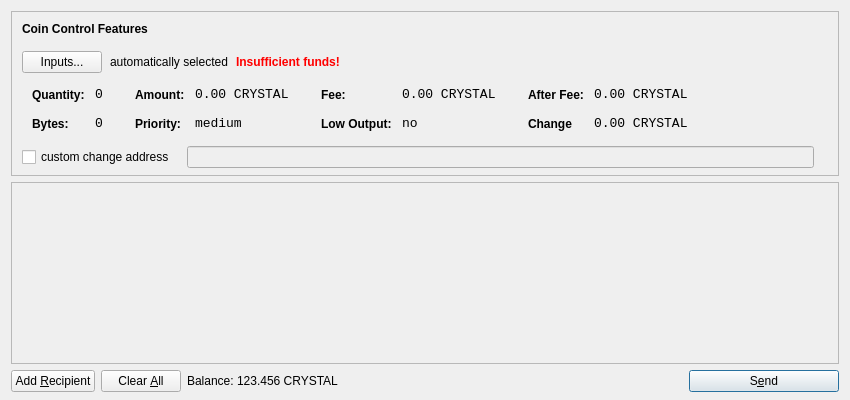
<?xml version="1.0" encoding="UTF-8"?>
<ui version="4.0">
 <class>SendCoinsDialog</class>
 <widget class="QDialog" name="SendCoinsDialog">
  <property name="geometry">
   <rect>
    <x>0</x>
    <y>0</y>
    <width>850</width>
    <height>400</height>
   </rect>
  </property>
  <property name="windowTitle">
   <string>Send Coins</string>
  </property>
  <layout class="QVBoxLayout" name="verticalLayout" stretch="0,1,0">
   <property name="bottomMargin">
    <number>8</number>
   </property>
   <item>
    <widget class="QFrame" name="frameCoinControl">
     <property name="sizePolicy">
      <sizepolicy hsizetype="Expanding" vsizetype="Expanding">
       <horstretch>0</horstretch>
       <verstretch>0</verstretch>
      </sizepolicy>
     </property>
     <property name="maximumSize">
      <size>
       <width>16777215</width>
       <height>16777215</height>
      </size>
     </property>
     <property name="frameShape">
      <enum>QFrame::StyledPanel</enum>
     </property>
     <property name="frameShadow">
      <enum>QFrame::Sunken</enum>
     </property>
     <layout class="QVBoxLayout" name="verticalLayoutCoinControl2">
      <property name="spacing">
       <number>-1</number>
      </property>
      <property name="leftMargin">
       <number>0</number>
      </property>
      <property name="topMargin">
       <number>0</number>
      </property>
      <property name="rightMargin">
       <number>0</number>
      </property>
      <property name="bottomMargin">
       <number>6</number>
      </property>
      <item>
       <layout class="QVBoxLayout" name="verticalLayoutCoinControl" stretch="0,0,0,0,1">
        <property name="spacing">
         <number>0</number>
        </property>
        <property name="leftMargin">
         <number>10</number>
        </property>
        <property name="topMargin">
         <number>10</number>
        </property>
        <item>
         <layout class="QHBoxLayout" name="horizontalLayoutCoinControl1">
          <property name="bottomMargin">
           <number>15</number>
          </property>
          <item>
           <widget class="QLabel" name="labelCoinControlFeatures">
            <property name="sizePolicy">
             <sizepolicy hsizetype="Preferred" vsizetype="Maximum">
              <horstretch>0</horstretch>
              <verstretch>0</verstretch>
             </sizepolicy>
            </property>
            <property name="font">
             <font>
              <weight>75</weight>
              <bold>true</bold>
             </font>
            </property>
            <property name="styleSheet">
             <string notr="true">font-weight:bold;</string>
            </property>
            <property name="text">
             <string>Coin Control Features</string>
            </property>
           </widget>
          </item>
         </layout>
        </item>
        <item>
         <layout class="QHBoxLayout" name="horizontalLayoutCoinControl2" stretch="0,0,0,0">
          <property name="spacing">
           <number>8</number>
          </property>
          <property name="bottomMargin">
           <number>10</number>
          </property>
          <item>
           <widget class="QPushButton" name="pushButtonCoinControl">
            <property name="styleSheet">
             <string notr="true"/>
            </property>
            <property name="text">
             <string>Inputs...</string>
            </property>
           </widget>
          </item>
          <item>
           <widget class="QLabel" name="labelCoinControlAutomaticallySelected">
            <property name="text">
             <string>automatically selected</string>
            </property>
            <property name="margin">
             <number>5</number>
            </property>
           </widget>
          </item>
          <item>
           <widget class="QLabel" name="labelCoinControlInsuffFunds">
            <property name="font">
             <font>
              <weight>75</weight>
              <bold>true</bold>
             </font>
            </property>
            <property name="styleSheet">
             <string notr="true">color:red;font-weight:bold;</string>
            </property>
            <property name="text">
             <string>Insufficient funds!</string>
            </property>
            <property name="margin">
             <number>5</number>
            </property>
           </widget>
          </item>
          <item>
           <spacer name="horizontalSpacerCoinControl">
            <property name="orientation">
             <enum>Qt::Horizontal</enum>
            </property>
            <property name="sizeHint" stdset="0">
             <size>
              <width>40</width>
              <height>1</height>
             </size>
            </property>
           </spacer>
          </item>
         </layout>
        </item>
        <item>
         <widget class="QWidget" name="widgetCoinControl" native="true">
          <property name="sizePolicy">
           <sizepolicy hsizetype="Preferred" vsizetype="Preferred">
            <horstretch>0</horstretch>
            <verstretch>0</verstretch>
           </sizepolicy>
          </property>
          <property name="minimumSize">
           <size>
            <width>0</width>
            <height>0</height>
           </size>
          </property>
          <property name="styleSheet">
           <string notr="true"/>
          </property>
          <layout class="QHBoxLayout" name="horizontalLayoutCoinControl5">
           <property name="margin">
            <number>0</number>
           </property>
           <item>
            <layout class="QHBoxLayout" name="horizontalLayoutCoinControl3" stretch="0,0,0,1">
             <property name="spacing">
              <number>20</number>
             </property>
             <property name="topMargin">
              <number>0</number>
             </property>
             <property name="bottomMargin">
              <number>10</number>
             </property>
             <item>
              <layout class="QFormLayout" name="formLayoutCoinControl1">
               <property name="horizontalSpacing">
                <number>10</number>
               </property>
               <property name="verticalSpacing">
                <number>14</number>
               </property>
               <property name="leftMargin">
                <number>10</number>
               </property>
               <property name="topMargin">
                <number>4</number>
               </property>
               <property name="rightMargin">
                <number>6</number>
               </property>
               <item row="0" column="0">
                <widget class="QLabel" name="labelCoinControlQuantityText">
                 <property name="styleSheet">
                  <string notr="true">font-weight:bold;</string>
                 </property>
                 <property name="text">
                  <string>Quantity:</string>
                 </property>
                 <property name="margin">
                  <number>0</number>
                 </property>
                </widget>
               </item>
               <item row="0" column="1">
                <widget class="QLabel" name="labelCoinControlQuantity">
                 <property name="font">
                  <font>
                   <family>Monospace</family>
                   <pointsize>10</pointsize>
                  </font>
                 </property>
                 <property name="cursor">
                  <cursorShape>IBeamCursor</cursorShape>
                 </property>
                 <property name="contextMenuPolicy">
                  <enum>Qt::ActionsContextMenu</enum>
                 </property>
                 <property name="text">
                  <string>0</string>
                 </property>
                 <property name="margin">
                  <number>0</number>
                 </property>
                 <property name="textInteractionFlags">
                  <set>Qt::LinksAccessibleByMouse|Qt::TextSelectableByKeyboard|Qt::TextSelectableByMouse</set>
                 </property>
                </widget>
               </item>
               <item row="1" column="0">
                <widget class="QLabel" name="labelCoinControlBytesText">
                 <property name="styleSheet">
                  <string notr="true">font-weight:bold;</string>
                 </property>
                 <property name="text">
                  <string>Bytes:</string>
                 </property>
                </widget>
               </item>
               <item row="1" column="1">
                <widget class="QLabel" name="labelCoinControlBytes">
                 <property name="font">
                  <font>
                   <family>Monospace</family>
                   <pointsize>10</pointsize>
                  </font>
                 </property>
                 <property name="cursor">
                  <cursorShape>IBeamCursor</cursorShape>
                 </property>
                 <property name="contextMenuPolicy">
                  <enum>Qt::ActionsContextMenu</enum>
                 </property>
                 <property name="text">
                  <string>0</string>
                 </property>
                 <property name="textInteractionFlags">
                  <set>Qt::LinksAccessibleByMouse|Qt::TextSelectableByKeyboard|Qt::TextSelectableByMouse</set>
                 </property>
                </widget>
               </item>
              </layout>
             </item>
             <item>
              <layout class="QFormLayout" name="formLayoutCoinControl2">
               <property name="horizontalSpacing">
                <number>10</number>
               </property>
               <property name="verticalSpacing">
                <number>14</number>
               </property>
               <property name="leftMargin">
                <number>6</number>
               </property>
               <property name="topMargin">
                <number>4</number>
               </property>
               <property name="rightMargin">
                <number>6</number>
               </property>
               <item row="0" column="0">
                <widget class="QLabel" name="labelCoinControlAmountText">
                 <property name="styleSheet">
                  <string notr="true">font-weight:bold;</string>
                 </property>
                 <property name="text">
                  <string>Amount:</string>
                 </property>
                 <property name="margin">
                  <number>0</number>
                 </property>
                </widget>
               </item>
               <item row="0" column="1">
                <widget class="QLabel" name="labelCoinControlAmount">
                 <property name="font">
                  <font>
                   <family>Monospace</family>
                   <pointsize>10</pointsize>
                  </font>
                 </property>
                 <property name="cursor">
                  <cursorShape>IBeamCursor</cursorShape>
                 </property>
                 <property name="contextMenuPolicy">
                  <enum>Qt::ActionsContextMenu</enum>
                 </property>
                 <property name="text">
                  <string>0.00 CRYSTAL</string>
                 </property>
                 <property name="textInteractionFlags">
                  <set>Qt::LinksAccessibleByMouse|Qt::TextSelectableByKeyboard|Qt::TextSelectableByMouse</set>
                 </property>
                </widget>
               </item>
               <item row="1" column="0">
                <widget class="QLabel" name="labelCoinControlPriorityText">
                 <property name="styleSheet">
                  <string notr="true">font-weight:bold;</string>
                 </property>
                 <property name="text">
                  <string>Priority:</string>
                 </property>
                </widget>
               </item>
               <item row="1" column="1">
                <widget class="QLabel" name="labelCoinControlPriority">
                 <property name="font">
                  <font>
                   <family>Monospace</family>
                   <pointsize>10</pointsize>
                  </font>
                 </property>
                 <property name="cursor">
                  <cursorShape>IBeamCursor</cursorShape>
                 </property>
                 <property name="contextMenuPolicy">
                  <enum>Qt::ActionsContextMenu</enum>
                 </property>
                 <property name="text">
                  <string>medium</string>
                 </property>
                 <property name="textInteractionFlags">
                  <set>Qt::LinksAccessibleByMouse|Qt::TextSelectableByKeyboard|Qt::TextSelectableByMouse</set>
                 </property>
                </widget>
               </item>
              </layout>
             </item>
             <item>
              <layout class="QFormLayout" name="formLayoutCoinControl3">
               <property name="horizontalSpacing">
                <number>10</number>
               </property>
               <property name="verticalSpacing">
                <number>14</number>
               </property>
               <property name="leftMargin">
                <number>6</number>
               </property>
               <property name="topMargin">
                <number>4</number>
               </property>
               <property name="rightMargin">
                <number>6</number>
               </property>
               <item row="0" column="0">
                <widget class="QLabel" name="labelCoinControlFeeText">
                 <property name="styleSheet">
                  <string notr="true">font-weight:bold;</string>
                 </property>
                 <property name="text">
                  <string>Fee:</string>
                 </property>
                 <property name="margin">
                  <number>0</number>
                 </property>
                </widget>
               </item>
               <item row="0" column="1">
                <widget class="QLabel" name="labelCoinControlFee">
                 <property name="font">
                  <font>
                   <family>Monospace</family>
                   <pointsize>10</pointsize>
                  </font>
                 </property>
                 <property name="cursor">
                  <cursorShape>IBeamCursor</cursorShape>
                 </property>
                 <property name="contextMenuPolicy">
                  <enum>Qt::ActionsContextMenu</enum>
                 </property>
                 <property name="text">
                  <string>0.00 CRYSTAL</string>
                 </property>
                 <property name="textInteractionFlags">
                  <set>Qt::LinksAccessibleByMouse|Qt::TextSelectableByKeyboard|Qt::TextSelectableByMouse</set>
                 </property>
                </widget>
               </item>
               <item row="1" column="0">
                <widget class="QLabel" name="labelCoinControlLowOutputText">
                 <property name="styleSheet">
                  <string notr="true">font-weight:bold;</string>
                 </property>
                 <property name="text">
                  <string>Low Output:</string>
                 </property>
                </widget>
               </item>
               <item row="1" column="1">
                <widget class="QLabel" name="labelCoinControlLowOutput">
                 <property name="font">
                  <font>
                   <family>Monospace</family>
                   <pointsize>10</pointsize>
                  </font>
                 </property>
                 <property name="cursor">
                  <cursorShape>IBeamCursor</cursorShape>
                 </property>
                 <property name="contextMenuPolicy">
                  <enum>Qt::ActionsContextMenu</enum>
                 </property>
                 <property name="text">
                  <string>no</string>
                 </property>
                 <property name="textInteractionFlags">
                  <set>Qt::LinksAccessibleByMouse|Qt::TextSelectableByKeyboard|Qt::TextSelectableByMouse</set>
                 </property>
                </widget>
               </item>
              </layout>
             </item>
             <item>
              <layout class="QFormLayout" name="formLayoutCoinControl4">
               <property name="horizontalSpacing">
                <number>10</number>
               </property>
               <property name="verticalSpacing">
                <number>14</number>
               </property>
               <property name="leftMargin">
                <number>6</number>
               </property>
               <property name="topMargin">
                <number>4</number>
               </property>
               <property name="rightMargin">
                <number>6</number>
               </property>
               <item row="0" column="0">
                <widget class="QLabel" name="labelCoinControlAfterFeeText">
                 <property name="styleSheet">
                  <string notr="true">font-weight:bold;</string>
                 </property>
                 <property name="text">
                  <string>After Fee:</string>
                 </property>
                 <property name="margin">
                  <number>0</number>
                 </property>
                </widget>
               </item>
               <item row="0" column="1">
                <widget class="QLabel" name="labelCoinControlAfterFee">
                 <property name="font">
                  <font>
                   <family>Monospace</family>
                   <pointsize>10</pointsize>
                  </font>
                 </property>
                 <property name="cursor">
                  <cursorShape>IBeamCursor</cursorShape>
                 </property>
                 <property name="contextMenuPolicy">
                  <enum>Qt::ActionsContextMenu</enum>
                 </property>
                 <property name="text">
                  <string>0.00 CRYSTAL</string>
                 </property>
                 <property name="textInteractionFlags">
                  <set>Qt::LinksAccessibleByMouse|Qt::TextSelectableByKeyboard|Qt::TextSelectableByMouse</set>
                 </property>
                </widget>
               </item>
               <item row="1" column="0">
                <widget class="QLabel" name="labelCoinControlChangeText">
                 <property name="styleSheet">
                  <string notr="true">font-weight:bold;</string>
                 </property>
                 <property name="text">
                  <string>Change</string>
                 </property>
                </widget>
               </item>
               <item row="1" column="1">
                <widget class="QLabel" name="labelCoinControlChange">
                 <property name="font">
                  <font>
                   <family>Monospace</family>
                   <pointsize>10</pointsize>
                  </font>
                 </property>
                 <property name="cursor">
                  <cursorShape>IBeamCursor</cursorShape>
                 </property>
                 <property name="contextMenuPolicy">
                  <enum>Qt::ActionsContextMenu</enum>
                 </property>
                 <property name="text">
                  <string>0.00 CRYSTAL</string>
                 </property>
                 <property name="textInteractionFlags">
                  <set>Qt::LinksAccessibleByMouse|Qt::TextSelectableByKeyboard|Qt::TextSelectableByMouse</set>
                 </property>
                </widget>
               </item>
              </layout>
             </item>
            </layout>
           </item>
          </layout>
         </widget>
        </item>
        <item>
         <layout class="QHBoxLayout" name="horizontalLayoutCoinControl4" stretch="0,0,0">
          <property name="spacing">
           <number>12</number>
          </property>
          <property name="sizeConstraint">
           <enum>QLayout::SetDefaultConstraint</enum>
          </property>
          <property name="topMargin">
           <number>5</number>
          </property>
          <property name="rightMargin">
           <number>5</number>
          </property>
          <item>
           <widget class="QCheckBox" name="checkBoxCoinControlChange">
            <property name="text">
             <string>custom change address</string>
            </property>
           </widget>
          </item>
          <item>
           <widget class="QLineEdit" name="lineEditCoinControlChange">
            <property name="enabled">
             <bool>false</bool>
            </property>
            <property name="sizePolicy">
             <sizepolicy hsizetype="Expanding" vsizetype="Fixed">
              <horstretch>0</horstretch>
              <verstretch>0</verstretch>
             </sizepolicy>
            </property>
           </widget>
          </item>
          <item>
           <widget class="QLabel" name="labelCoinControlChangeLabel">
            <property name="sizePolicy">
             <sizepolicy hsizetype="Preferred" vsizetype="Expanding">
              <horstretch>0</horstretch>
              <verstretch>0</verstretch>
             </sizepolicy>
            </property>
            <property name="minimumSize">
             <size>
              <width>0</width>
              <height>0</height>
             </size>
            </property>
            <property name="text">
             <string/>
            </property>
            <property name="margin">
             <number>3</number>
            </property>
           </widget>
          </item>
         </layout>
        </item>
        <item>
         <spacer name="verticalSpacerCoinControl">
          <property name="orientation">
           <enum>Qt::Vertical</enum>
          </property>
          <property name="sizeHint" stdset="0">
           <size>
            <width>800</width>
            <height>1</height>
           </size>
          </property>
         </spacer>
        </item>
       </layout>
      </item>
     </layout>
    </widget>
   </item>
   <item>
    <widget class="QScrollArea" name="scrollArea">
     <property name="widgetResizable">
      <bool>true</bool>
     </property>
     <widget class="QWidget" name="scrollAreaWidgetContents">
      <property name="geometry">
       <rect>
        <x>0</x>
        <y>0</y>
        <width>830</width>
        <height>165</height>
       </rect>
      </property>
      <layout class="QVBoxLayout" name="verticalLayout_2">
       <property name="margin">
        <number>0</number>
       </property>
       <item>
        <layout class="QVBoxLayout" name="entries">
         <property name="spacing">
          <number>6</number>
         </property>
        </layout>
       </item>
       <item>
        <spacer name="verticalSpacer">
         <property name="orientation">
          <enum>Qt::Vertical</enum>
         </property>
         <property name="sizeHint" stdset="0">
          <size>
           <width>20</width>
           <height>40</height>
          </size>
         </property>
        </spacer>
       </item>
      </layout>
     </widget>
    </widget>
   </item>
   <item>
    <layout class="QHBoxLayout" name="horizontalLayout">
     <item>
      <widget class="QPushButton" name="addButton">
       <property name="toolTip">
        <string>Send to multiple recipients at once</string>
       </property>
       <property name="text">
        <string>Add &amp;Recipient</string>
       </property>
       <property name="icon">
        <iconset resource="../bitcoin.qrc">
         <normaloff>:/icons/add</normaloff>:/icons/add</iconset>
       </property>
       <property name="autoDefault">
        <bool>false</bool>
       </property>
      </widget>
     </item>
     <item>
      <widget class="QPushButton" name="clearButton">
       <property name="sizePolicy">
        <sizepolicy hsizetype="Minimum" vsizetype="Fixed">
         <horstretch>0</horstretch>
         <verstretch>0</verstretch>
        </sizepolicy>
       </property>
       <property name="toolTip">
        <string>Remove all transaction fields</string>
       </property>
       <property name="text">
        <string>Clear &amp;All</string>
       </property>
       <property name="icon">
        <iconset resource="../bitcoin.qrc">
         <normaloff>:/icons/remove</normaloff>:/icons/remove</iconset>
       </property>
       <property name="autoRepeatDelay">
        <number>300</number>
       </property>
       <property name="autoDefault">
        <bool>false</bool>
       </property>
      </widget>
     </item>
     <item>
      <layout class="QHBoxLayout" name="horizontalLayout_2">
       <property name="spacing">
        <number>3</number>
       </property>
       <item>
        <widget class="QLabel" name="label">
         <property name="sizePolicy">
          <sizepolicy hsizetype="Preferred" vsizetype="Fixed">
           <horstretch>0</horstretch>
           <verstretch>0</verstretch>
          </sizepolicy>
         </property>
         <property name="text">
          <string>Balance:</string>
         </property>
        </widget>
       </item>
       <item>
        <widget class="QLabel" name="labelBalance">
         <property name="sizePolicy">
          <sizepolicy hsizetype="Preferred" vsizetype="Fixed">
           <horstretch>0</horstretch>
           <verstretch>0</verstretch>
          </sizepolicy>
         </property>
         <property name="cursor">
          <cursorShape>IBeamCursor</cursorShape>
         </property>
         <property name="text">
          <string>123.456 CRYSTAL</string>
         </property>
         <property name="textInteractionFlags">
          <set>Qt::LinksAccessibleByMouse|Qt::TextSelectableByKeyboard|Qt::TextSelectableByMouse</set>
         </property>
        </widget>
       </item>
      </layout>
     </item>
     <item>
      <spacer name="horizontalSpacer">
       <property name="orientation">
        <enum>Qt::Horizontal</enum>
       </property>
       <property name="sizeHint" stdset="0">
        <size>
         <width>40</width>
         <height>20</height>
        </size>
       </property>
      </spacer>
     </item>
     <item>
      <widget class="QPushButton" name="sendButton">
       <property name="minimumSize">
        <size>
         <width>150</width>
         <height>0</height>
        </size>
       </property>
       <property name="toolTip">
        <string>Confirm the send action</string>
       </property>
       <property name="text">
        <string>S&amp;end</string>
       </property>
       <property name="icon">
        <iconset resource="../bitcoin.qrc">
         <normaloff>:/icons/send</normaloff>:/icons/send</iconset>
       </property>
       <property name="default">
        <bool>true</bool>
       </property>
      </widget>
     </item>
    </layout>
   </item>
  </layout>
 </widget>
 <resources>
  <include location="../bitcoin.qrc"/>
 </resources>
 <connections/>
</ui>
